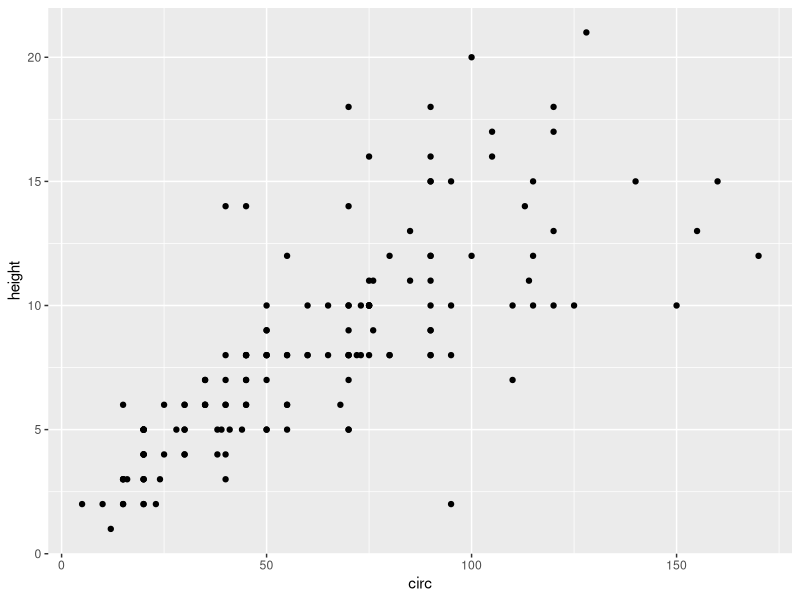
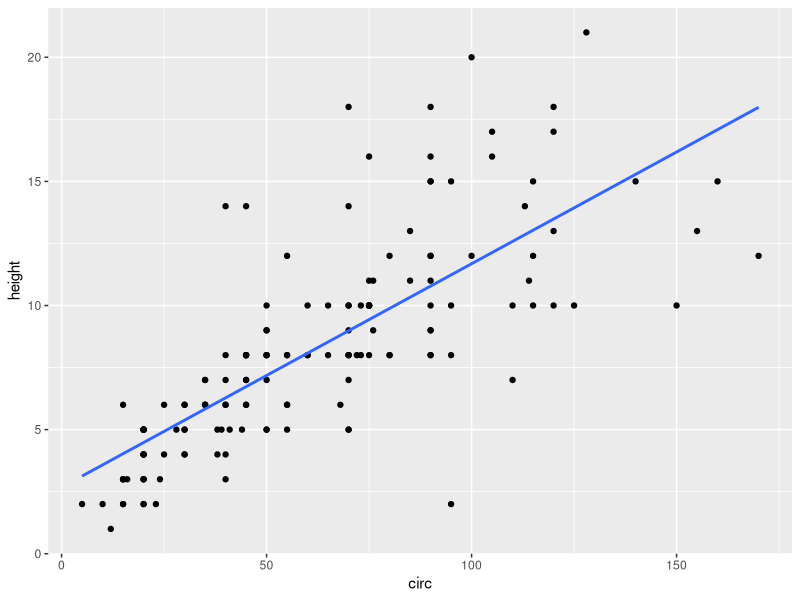
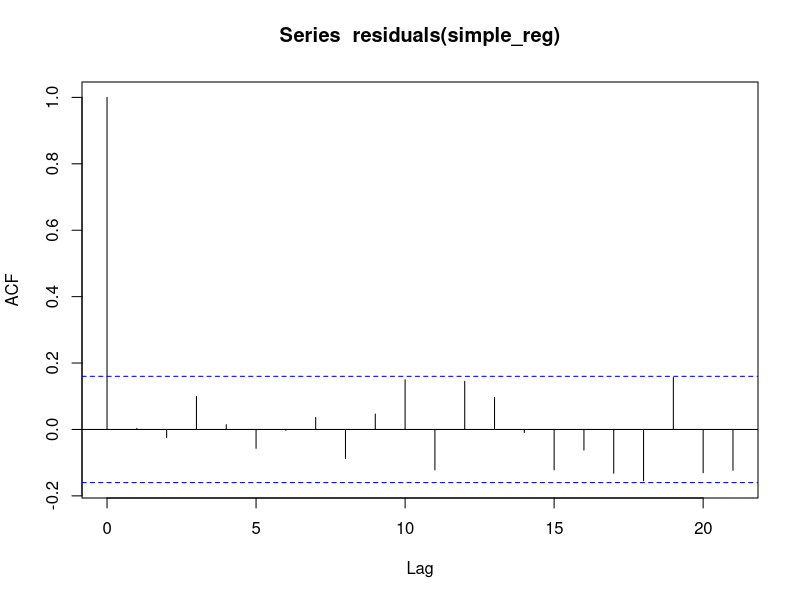
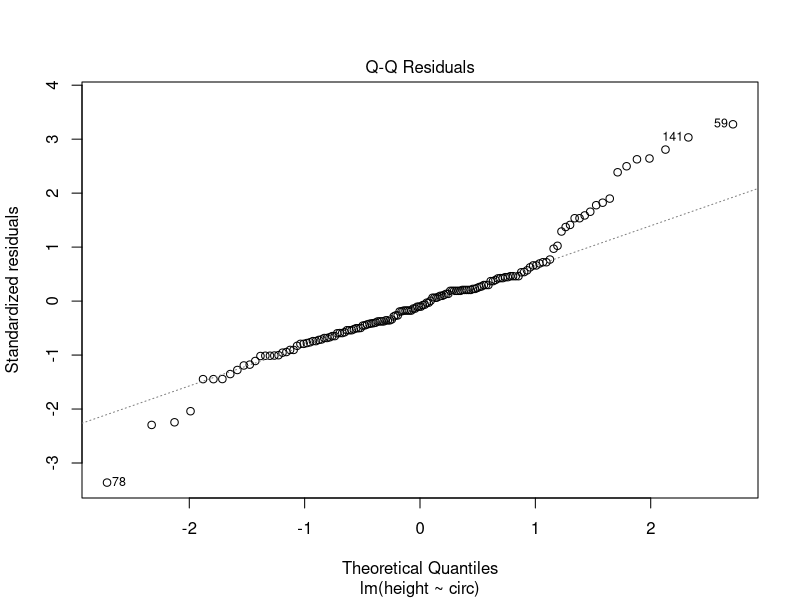
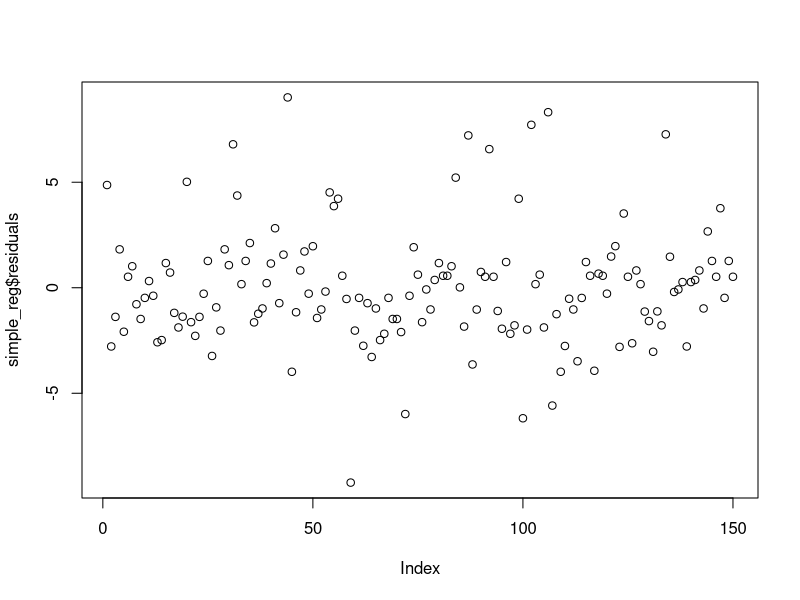
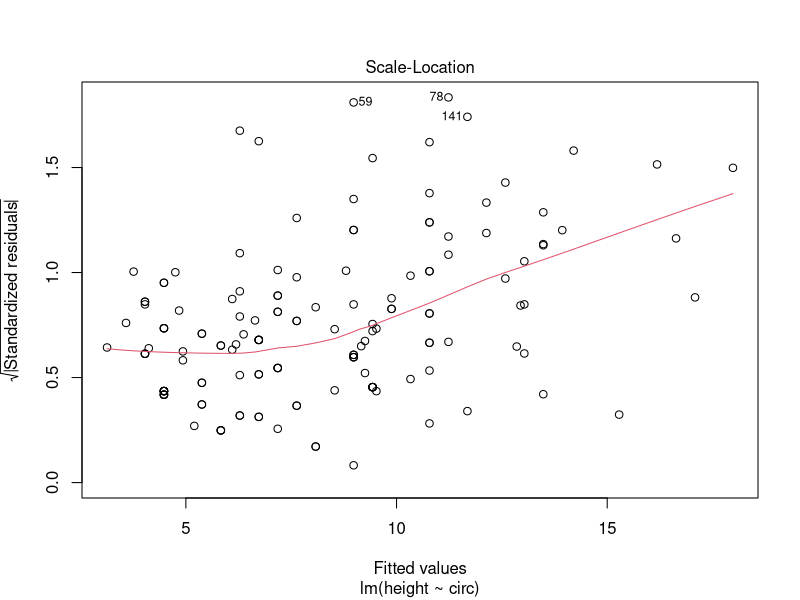
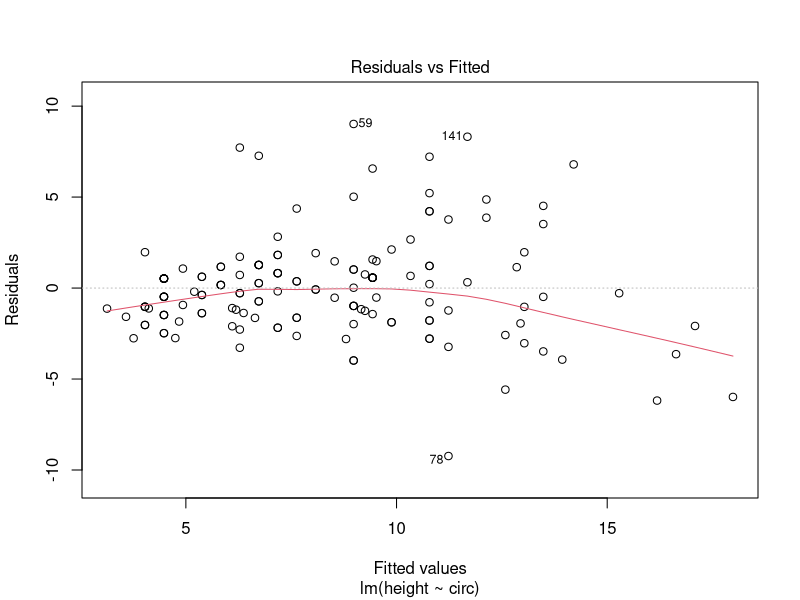
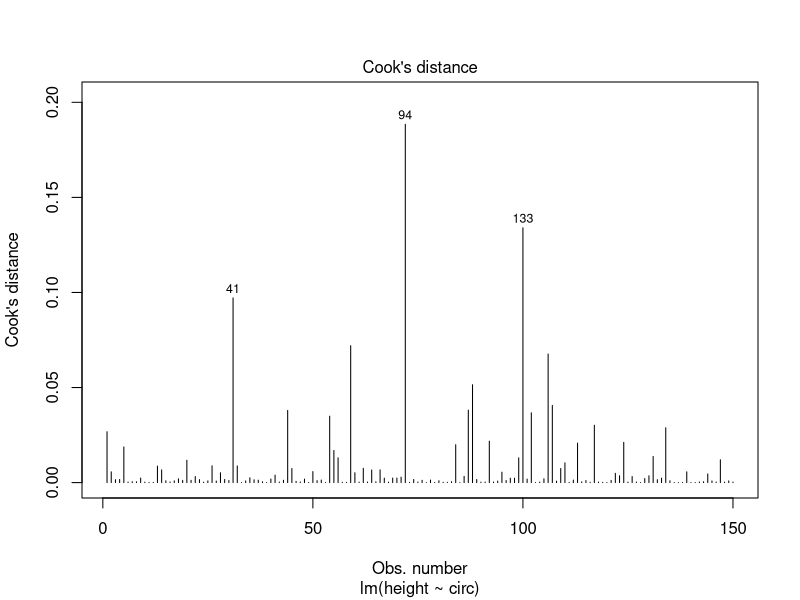

The R source for these figures, in order:
## ---- chunk 1
knitr::opts_chunk$set(echo = TRUE)
## ---- chunk 2
library(tidyverse)
## ---- chunk 3
myData <- read.table(file="../data/arbres-tot.csv", sep=';', skip=3, header=TRUE)
myData <- myData[myData$X10 != 0,]
## ---- chunk 4
circ <- myData$X70
height <- myData$X10

ggplot(myData, aes(x=circ, y=height)) + geom_point() + xlab("circ") + ylab("height")
## ---- chunk 5
simple_reg <- lm(height ~ circ, data=myData)
names(simple_reg)
## ---- chunk 6
anova(simple_reg)
## ---- chunk 7
summary(simple_reg)
## ---- chunk 8
ggplot(myData, aes(x=circ, y=height)) + geom_point() +
  stat_smooth(method='lm', se=FALSE) + xlab("circ") + ylab("height")
## ---- chunk 9
acf(residuals(simple_reg))
## ---- chunk 10
plot(simple_reg, 2)
## ---- chunk 11
plot(simple_reg$residuals)
plot(simple_reg, 3)
plot(simple_reg, 1)
## ---- chunk 12
plot(simple_reg, 4)
## ---- chunk 13
predict(simple_reg, data.frame(circ=10), interval="prediction")
## ---- chunk 14
circ_sqrt <- sqrt(myData$X70)

multi_regr <- lm(height ~ circ + circ_sqrt, data=myData)
summary(multi_regr)
## ---- chunk 15
multi_reg_2 <- lm(height ~ circ_sqrt, data=myData)
summary(multi_reg_2)
## ---- chunk 16
circ_pred <- seq(0, 175, len=1000)
height_pred <- multi_reg_2$coefficients[1] + multi_reg_2$coefficients[2]*sqrt(circ_pred)
fct_reg <- data.frame(circ_pred=circ_pred, height_pred=height_pred)

ggplot() + geom_point(data=myData, aes(x=circ, y=height)) +
  geom_line(data=fct_reg, aes(x=circ_pred, y=height_pred), col="blue") +
  stat_smooth(method="lm", se=FALSE) + xlab("circ") + ylab("height")
